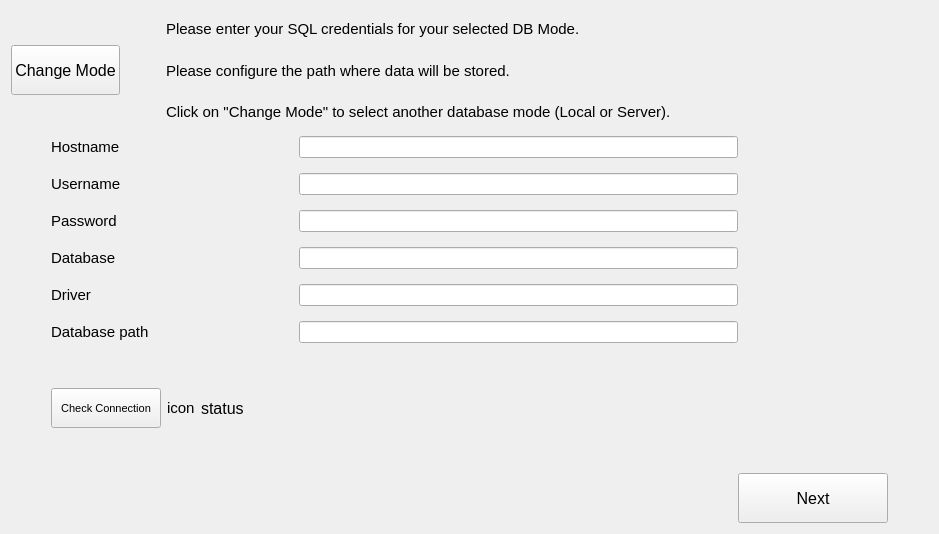
<?xml version="1.0" encoding="UTF-8"?>
<ui version="4.0">
 <class>Widget_database2</class>
 <widget class="QWidget" name="Widget_database2">
  <property name="geometry">
   <rect>
    <x>0</x>
    <y>0</y>
    <width>939</width>
    <height>534</height>
   </rect>
  </property>
  <property name="windowTitle">
   <string notr="true">Form</string>
  </property>
  <layout class="QVBoxLayout" name="verticalLayout">
   <item>
    <layout class="QHBoxLayout" name="horizontalLayout_3">
     <item>
      <widget class="QPushButton" name="pushButton_changeDatabase">
       <property name="sizePolicy">
        <sizepolicy hsizetype="Minimum" vsizetype="Fixed">
         <horstretch>0</horstretch>
         <verstretch>0</verstretch>
        </sizepolicy>
       </property>
       <property name="minimumSize">
        <size>
         <width>50</width>
         <height>50</height>
        </size>
       </property>
       <property name="font">
        <font>
         <pointsize>12</pointsize>
        </font>
       </property>
       <property name="text">
        <string>Change Mode</string>
       </property>
       <property name="iconSize">
        <size>
         <width>32</width>
         <height>32</height>
        </size>
       </property>
      </widget>
     </item>
     <item>
      <spacer name="horizontalSpacer_5">
       <property name="orientation">
        <enum>Qt::Horizontal</enum>
       </property>
       <property name="sizeType">
        <enum>QSizePolicy::Maximum</enum>
       </property>
       <property name="sizeHint" stdset="0">
        <size>
         <width>40</width>
         <height>20</height>
        </size>
       </property>
      </spacer>
     </item>
     <item>
      <layout class="QVBoxLayout" name="verticalLayout_2">
       <item>
        <widget class="QLabel" name="label_descriptionRemote">
         <property name="sizePolicy">
          <sizepolicy hsizetype="MinimumExpanding" vsizetype="Preferred">
           <horstretch>0</horstretch>
           <verstretch>0</verstretch>
          </sizepolicy>
         </property>
         <property name="font">
          <font>
           <pointsize>11</pointsize>
          </font>
         </property>
         <property name="text">
          <string>Please enter your SQL credentials for your selected DB Mode.</string>
         </property>
         <property name="textFormat">
          <enum>Qt::AutoText</enum>
         </property>
         <property name="scaledContents">
          <bool>false</bool>
         </property>
         <property name="wordWrap">
          <bool>true</bool>
         </property>
        </widget>
       </item>
       <item>
        <widget class="QLabel" name="label_descriptionLocal">
         <property name="font">
          <font>
           <pointsize>11</pointsize>
          </font>
         </property>
         <property name="text">
          <string>Please configure the path where data will be stored.</string>
         </property>
         <property name="wordWrap">
          <bool>true</bool>
         </property>
        </widget>
       </item>
       <item>
        <widget class="QLabel" name="label_descriptionChangeMode">
         <property name="font">
          <font>
           <pointsize>11</pointsize>
          </font>
         </property>
         <property name="text">
          <string>Click on &quot;Change Mode&quot; to select another database mode (Local or Server).</string>
         </property>
         <property name="wordWrap">
          <bool>true</bool>
         </property>
        </widget>
       </item>
      </layout>
     </item>
    </layout>
   </item>
   <item>
    <layout class="QHBoxLayout" name="horizontalLayout">
     <item>
      <spacer name="horizontalSpacer">
       <property name="orientation">
        <enum>Qt::Horizontal</enum>
       </property>
       <property name="sizeType">
        <enum>QSizePolicy::Maximum</enum>
       </property>
       <property name="sizeHint" stdset="0">
        <size>
         <width>40</width>
         <height>20</height>
        </size>
       </property>
      </spacer>
     </item>
     <item>
      <layout class="QFormLayout" name="formLayout">
       <property name="horizontalSpacing">
        <number>150</number>
       </property>
       <property name="verticalSpacing">
        <number>15</number>
       </property>
       <property name="leftMargin">
        <number>0</number>
       </property>
       <property name="topMargin">
        <number>0</number>
       </property>
       <item row="0" column="0">
        <widget class="QLabel" name="label_hostname">
         <property name="font">
          <font>
           <pointsize>11</pointsize>
          </font>
         </property>
         <property name="text">
          <string>Hostname</string>
         </property>
        </widget>
       </item>
       <item row="0" column="1">
        <widget class="QLineEdit" name="lineEdit_hostname"/>
       </item>
       <item row="1" column="0">
        <widget class="QLabel" name="label_username">
         <property name="font">
          <font>
           <pointsize>11</pointsize>
          </font>
         </property>
         <property name="text">
          <string>Username</string>
         </property>
        </widget>
       </item>
       <item row="1" column="1">
        <widget class="QLineEdit" name="lineEdit_username"/>
       </item>
       <item row="2" column="0">
        <widget class="QLabel" name="label_password">
         <property name="font">
          <font>
           <pointsize>11</pointsize>
          </font>
         </property>
         <property name="text">
          <string>Password</string>
         </property>
        </widget>
       </item>
       <item row="2" column="1">
        <widget class="QLineEdit" name="lineEdit_password"/>
       </item>
       <item row="3" column="0">
        <widget class="QLabel" name="label_database">
         <property name="font">
          <font>
           <pointsize>11</pointsize>
          </font>
         </property>
         <property name="text">
          <string>Database</string>
         </property>
        </widget>
       </item>
       <item row="3" column="1">
        <widget class="QLineEdit" name="lineEdit_database"/>
       </item>
       <item row="4" column="0">
        <widget class="QLabel" name="label_driver">
         <property name="font">
          <font>
           <pointsize>11</pointsize>
          </font>
         </property>
         <property name="text">
          <string>Driver</string>
         </property>
        </widget>
       </item>
       <item row="4" column="1">
        <widget class="QLineEdit" name="lineEdit_driver"/>
       </item>
       <item row="5" column="0">
        <widget class="QLabel" name="label_defaultPath">
         <property name="font">
          <font>
           <pointsize>11</pointsize>
          </font>
         </property>
         <property name="text">
          <string>Database path</string>
         </property>
        </widget>
       </item>
       <item row="5" column="1">
        <widget class="QLineEdit" name="lineEdit_defaultPath"/>
       </item>
      </layout>
     </item>
     <item>
      <spacer name="horizontalSpacer_2">
       <property name="orientation">
        <enum>Qt::Horizontal</enum>
       </property>
       <property name="sizeType">
        <enum>QSizePolicy::Maximum</enum>
       </property>
       <property name="sizeHint" stdset="0">
        <size>
         <width>190</width>
         <height>20</height>
        </size>
       </property>
      </spacer>
     </item>
    </layout>
   </item>
   <item>
    <layout class="QHBoxLayout" name="horizontalLayout_9">
     <item>
      <spacer name="horizontalSpacer_4">
       <property name="orientation">
        <enum>Qt::Horizontal</enum>
       </property>
       <property name="sizeType">
        <enum>QSizePolicy::Maximum</enum>
       </property>
       <property name="sizeHint" stdset="0">
        <size>
         <width>40</width>
         <height>20</height>
        </size>
       </property>
      </spacer>
     </item>
     <item>
      <widget class="QPushButton" name="button_test">
       <property name="minimumSize">
        <size>
         <width>110</width>
         <height>40</height>
        </size>
       </property>
       <property name="font">
        <font>
         <pointsize>8</pointsize>
        </font>
       </property>
       <property name="text">
        <string>Check Connection</string>
       </property>
      </widget>
     </item>
     <item>
      <widget class="QLabel" name="label_validIcon">
       <property name="font">
        <font>
         <pointsize>11</pointsize>
        </font>
       </property>
       <property name="text">
        <string notr="true">icon</string>
       </property>
      </widget>
     </item>
     <item>
      <widget class="QLabel" name="label_valid">
       <property name="font">
        <font>
         <pointsize>12</pointsize>
        </font>
       </property>
       <property name="text">
        <string notr="true">status</string>
       </property>
      </widget>
     </item>
     <item>
      <spacer name="horizontalSpacer_15">
       <property name="orientation">
        <enum>Qt::Horizontal</enum>
       </property>
       <property name="sizeHint" stdset="0">
        <size>
         <width>40</width>
         <height>20</height>
        </size>
       </property>
      </spacer>
     </item>
    </layout>
   </item>
   <item>
    <layout class="QHBoxLayout" name="horizontalLayout_8">
     <property name="leftMargin">
      <number>0</number>
     </property>
     <property name="topMargin">
      <number>0</number>
     </property>
     <item>
      <spacer name="horizontalSpacer_3">
       <property name="orientation">
        <enum>Qt::Horizontal</enum>
       </property>
       <property name="sizeHint" stdset="0">
        <size>
         <width>40</width>
         <height>20</height>
        </size>
       </property>
      </spacer>
     </item>
     <item>
      <widget class="QPushButton" name="button_next">
       <property name="minimumSize">
        <size>
         <width>150</width>
         <height>50</height>
        </size>
       </property>
       <property name="font">
        <font>
         <pointsize>12</pointsize>
        </font>
       </property>
       <property name="text">
        <string>Next</string>
       </property>
      </widget>
     </item>
     <item>
      <spacer name="horizontalSpacer_16">
       <property name="orientation">
        <enum>Qt::Horizontal</enum>
       </property>
       <property name="sizeType">
        <enum>QSizePolicy::Maximum</enum>
       </property>
       <property name="sizeHint" stdset="0">
        <size>
         <width>40</width>
         <height>20</height>
        </size>
       </property>
      </spacer>
     </item>
    </layout>
   </item>
  </layout>
 </widget>
 <resources/>
 <connections/>
</ui>
